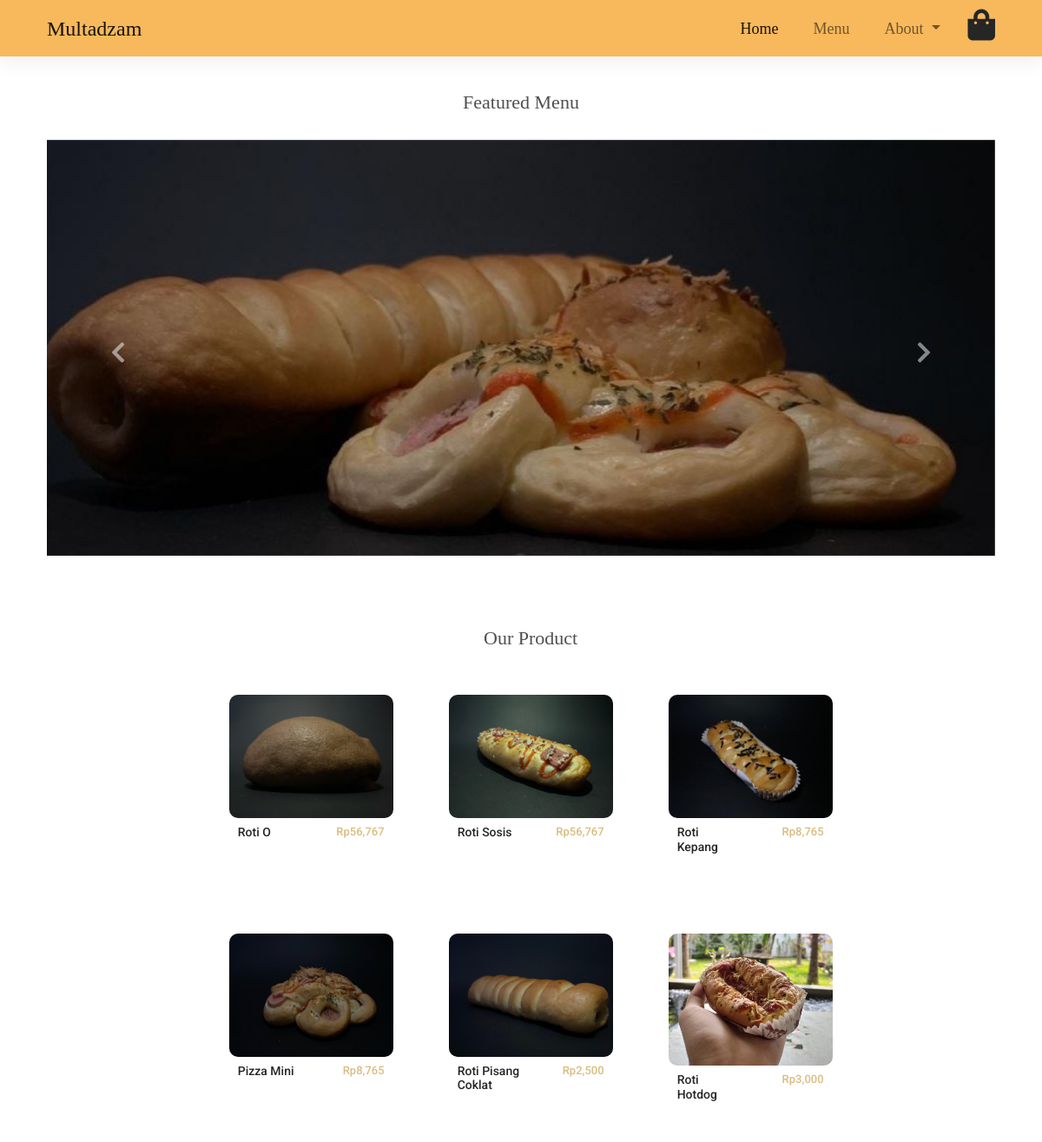
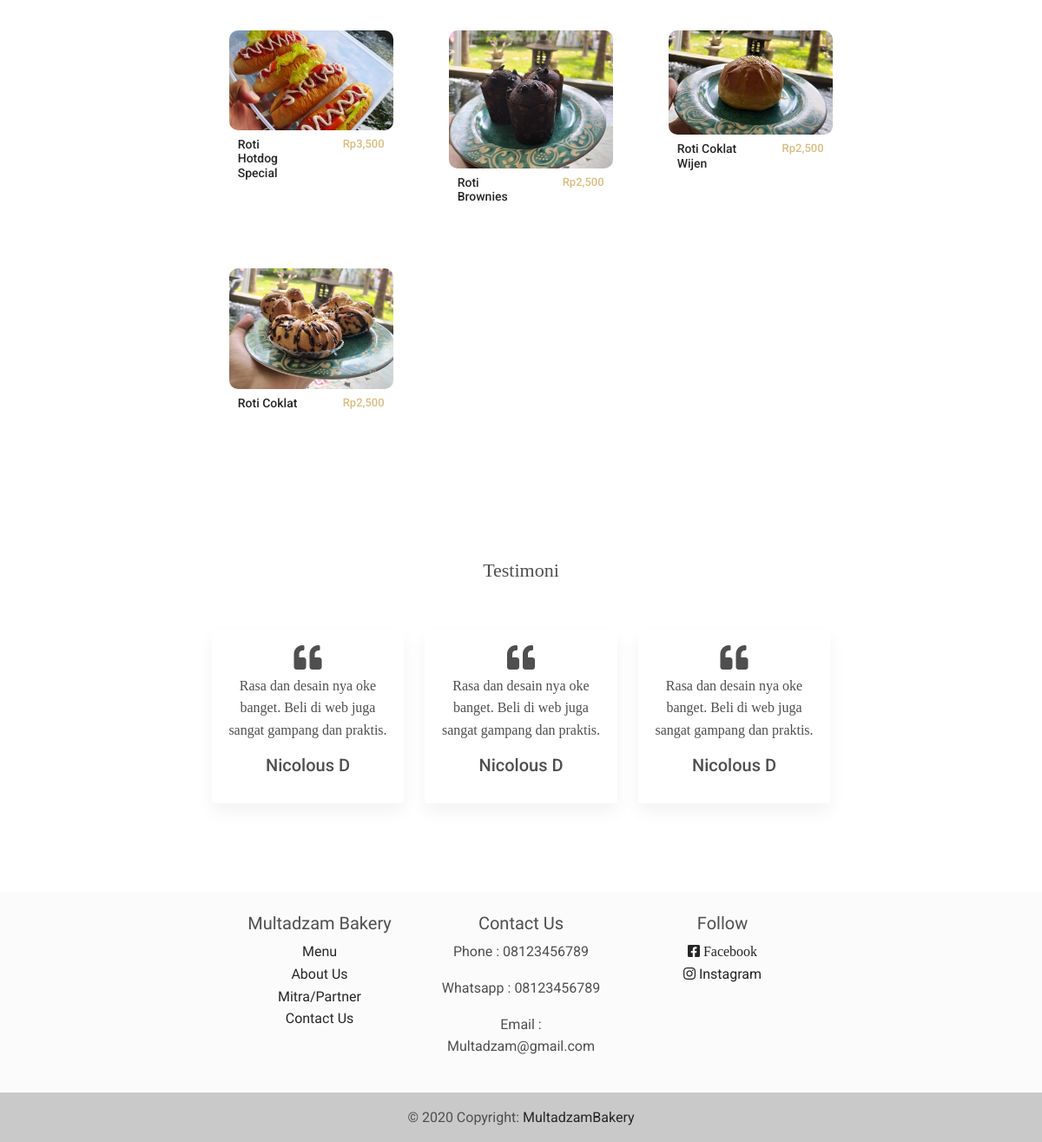
The page / on the database its author committed (2 pictures, top to bottom).
### tables this page shows
CREATE TABLE `produk` (
  `id_produk` int(11) NOT NULL,
  `nama_produk` varchar(300) NOT NULL,
  `harga_produk` int(11) NOT NULL,
  `deskripsi_produk` text NOT NULL,
  `gambar_produk` varchar(300) NOT NULL
);

### web/admin/functions.php (called while the page is built, shortened)
<?php
$conn = mysqli_connect("localhost", "root", "", "multadzambakery");
function query($query)
{
	global $conn;
	$result = mysqli_query($conn, $query);
	$rows = [];
	while ($row = mysqli_fetch_assoc($result)) {
		$rows[] = $row;
	}
	return $rows;
}

### web/index.php (the view, shortened to what this page needs)
<?php
require 'admin/functions.php';
$produks = query("SELECT * FROM produk");
?>
<!DOCTYPE html>
<html lang="en">
<head>
    <link rel="stylesheet" href="https://use.fontawesome.com/releases/v5.11.2/css/all.css" />
    <link rel="stylesheet" href="css/mdb.min.css" />
    <link rel="stylesheet" href="css/navbar.css">
    <link rel="stylesheet" href="css/index.css">
</head>
<body>
    <nav class="navbar navbar-expand-lg navbar-light fixed-top">
        <div class="container">
            <div class="container-fluid">
                <div class="collapse navbar-collapse" id="navbarSupportedContent">
                    <a class="navbar-brand" href="#">Multadzam</a>
                    <ul class="navbar-nav ms-auto mb-2 mb-lg-0">
                        <li class="nav-item me-4">
                            <a class="nav-link active" aria-current="page" href="index.php">Home</a>
                        </li>
                        <li class="nav-item me-4">
                            <a class="nav-link" href="menu.php">Menu</a>
                        </li>
                        <li class="nav-item dropdown me-4">
                            <a class="nav-link dropdown-toggle" href="#" id="navbarDropdown" role="button" data-mdb-toggle="dropdown" aria-expanded="false">
                                About
                            </a>
                        </li>
                        <li><a href="" class="link-dark"><i class=" fas fa-shopping-bag fa-2x"></i></a></li>
                    </ul>
                </div>
            </div>
        </div>
    </nav>
    <div class="container" style="margin-top: 100px;">
        <div class="container">
            <div class="mx-auto" style="text-align: center; font-family: 'Cormorant Upright', serif; font-size: 22px;">Featured Menu</div><br>
            <div id="carouselExampleControls" class="carousel slide" data-mdb-ride="carousel">
                <div class="carousel-inner">
                    <div class="carousel-item active">
                        <img src="img/page.jpeg" class="d-block w-100" alt="..." />
                    </div>
                </div>
                <a class="carousel-control-prev" href="#carouselExampleControls" role="button" data-mdb-slide="prev">
                    <span class="carousel-control-prev-icon" aria-hidden="true"></span>
                </a>
                <a class="carousel-control-next" href="#carouselExampleControls" role="button" data-mdb-slide="next">
                    <span class="carousel-control-next-icon" aria-hidden="true"></span>
                </a>
            </div>
        </div><br><br><br>
        <div class="container" style="width:68%; background-color:white; margin-left:17%">
            <div class="mx-auto" style="text-align: center; font-family: 'Cormorant Upright', serif; font-size: 22px;">
                Our Product
            </div>
            <div class="row">
                <?php foreach ($produks as $produk) : ?>
                    <div class="col-md-4 " style="text-align: center;">
                        <div class="row mt-5 mx-2" style="height: 150px;">
                            <div class="col-md-12">
                                <a href="produk.php?id_produk=<?= $produk['id_produk']; ?>">
                                    <div class="bg-image hover-zoom">
                                        <img style="border-radius: 10px" src="img/foto_produk/<?= $produk['gambar_produk']; ?>" alt="" class="w-100" />
                                    </div>
                                </a>
                            </div>
                            <div class="col-md-12 mt-2">
                                <div class="row">
                                    <div class="col-md-6">
                                        <a href="produk.php?id_produk=<?= $produk['id_produk']; ?>">
                                            <h5 class="text-dark" style="font-size: 14px; text-align:start; margin-left:10px;"><?= $produk['nama_produk']; ?></h5>
                                        </a>
                                    </div>
                                    <div class="col-md-6">
                                        <a href="produk.php?id_produk=<?= $produk['id_produk']; ?>">
                                            <h5 style="font-size: 13px; text-align:end; color:#DABC81; margin-right:10px;">Rp<?= number_format($produk['harga_produk']); ?></h5>
                                        </a>
                                    </div>
                                </div>
                            </div>
                        </div>
                        <br><br><br>
                    </div>
                <?php endforeach; ?>
            </div>
        </div><br><br><br><br>
        <div class="container" style="width:66%; background-color:white; margin-left:17%">
            <div class="mx-auto" style="text-align: center; font-family: 'Cormorant Upright', serif; font-size: 22px;">
                Testimoni
            </div><br><br>
            <div class="row">
                <div class="col-sm-4">
                    <div class="card">
                        <div class="card-body" style="text-align: center; height:200px">
                            <i class="fas fa-quote-left fa-2x"></i>
                            <p class="card-text" style="font-family: 'Cormorant Upright', serif; font-size: 16px;">
                                Rasa dan desain nya oke banget.
                                Beli di web juga sangat gampang dan praktis.
                            </p>
                            <h5 class="card-title">Nicolous D</h5>
                        </div>
                    </div>
                </div>
                <div class="col-sm-4">
                    <div class="card">
                        <div class="card-body" style="text-align: center; height:200px">
                            <i class="fas fa-quote-left fa-2x"></i>
                            <p class="card-text" style="font-family: 'Cormorant Upright', serif; font-size: 16px;">
                                Rasa dan desain nya oke banget.
                                Beli di web juga sangat gampang dan praktis.
                            </p>
                            <h5 class="card-title">Nicolous D</h5>
                        </div>
                    </div>
                </div>
                <div class="col-sm-4">
                    <div class="card">
                        <div class="card-body" style="text-align: center; height:200px">
                            <i class="fas fa-quote-left fa-2x"></i>
                            <p class="card-text" style="font-family: 'Cormorant Upright', serif; font-size: 16px;">
                                Rasa dan desain nya oke banget.
                                Beli di web juga sangat gampang dan praktis.
                            </p>
                            <h5 class="card-title">Nicolous D</h5>
                        </div>
                    </div>
                </div>
            </div>
        </div>
    </div><br><br><br><br>
    <footer class="bg-light text-center text-lg-start">
        <div class="container p-4" style="width:60%; text-align:center">
            <div class="row">
                <div class="col-lg-4 col-md-6 mb-4 mb-md-0">
                    <h5 style="font-family: 'Jomolhari', serif;">Multadzam Bakery</h5>
                    <ul class="list-unstyled mb-0">
                        <li>
                            <a href="menu.php" class="text-dark" style="font-family: 'Ibarra Real Nova', serif;">Menu</a>
                        </li>
                        <li>
                            <a href="about.php" class="text-dark" style="font-family: 'Ibarra Real Nova', serif;">About Us</a>
                        </li>
                        <li>
                            <a href="mitra.php" class="text-dark" style="font-family: 'Ibarra Real Nova', serif;">Mitra/Partner</a>
                        </li>
                        <li>
                            <a href="contact.php" class="text-dark" style="font-family: 'Ibarra Real Nova', serif;">Contact Us</a>
                        </li>
                    </ul>
                </div>
                <div class="col-lg-4 col-md-6 mb-4 mb-md-0">
                    <h5 style="font-family: 'Jomolhari', serif;">Contact Us</h5>
                    <ul class="list-unstyled mb-0">
                        <li>
                            <p>Phone : 08123456789</p>
                        </li>
                        <li>
                            <p>Whatsapp : 08123456789</p>
                        </li>
                        <li>
                            <p>Email : Multadzam@gmail.com</p>
                        </li>
                    </ul>
                </div>
                <div class="col-lg-4 col-md-6 mb-4 mb-md-0">
                    <h5 style="font-family: 'Jomolhari', serif;">Follow</h5>
                    <ul class="list-unstyled">
                        <li>
                            <a href="#!" class="text-dark"><i class="fab fa-facebook-square"> Facebook</i></a>
                        </li>
                        <li>
                            <a href="#!" class="text-dark"><i class="fab fa-instagram"></i> Instagram</a>
                        </li>
                    </ul>
                </div>
            </div>
        </div>
        <div class="text-center p-3" style="background-color: rgba(0, 0, 0, 0.2)">
            © 2020 Copyright:
            <a class="text-dark" href="index.php">MultadzamBakery</a>
        </div>
    </footer>
</body>
</html>

### web/css/navbar.css (style rules this page uses)
.navbar { background-color: #f7b95c; font-family: "Cormorant Upright", serif; font-size: 18px; }
.navbar-brand { font-size: 24px; }

### rows shown on the page
produk: gambar_produk (picture), nama_produk "Roti O", harga_produk "56,767"
produk: gambar_produk (picture), nama_produk "Roti Sosis", harga_produk "56,767"
produk: gambar_produk (picture), nama_produk "Roti Kepang", harga_produk "8,765"
produk: gambar_produk (picture), nama_produk "Pizza Mini", harga_produk "8,765"
produk: gambar_produk (picture), nama_produk "Roti Pisang Coklat", harga_produk "2,500"
produk: gambar_produk (picture), nama_produk "Roti Hotdog", harga_produk "3,000"
produk: gambar_produk (picture), nama_produk "Roti Hotdog Special", harga_produk "3,500"
produk: gambar_produk (picture), nama_produk "Roti Brownies", harga_produk "2,500"
produk: gambar_produk (picture), nama_produk "Roti Coklat Wijen", harga_produk "2,500"
produk: gambar_produk (picture), nama_produk "Roti Coklat", harga_produk "2,500"
